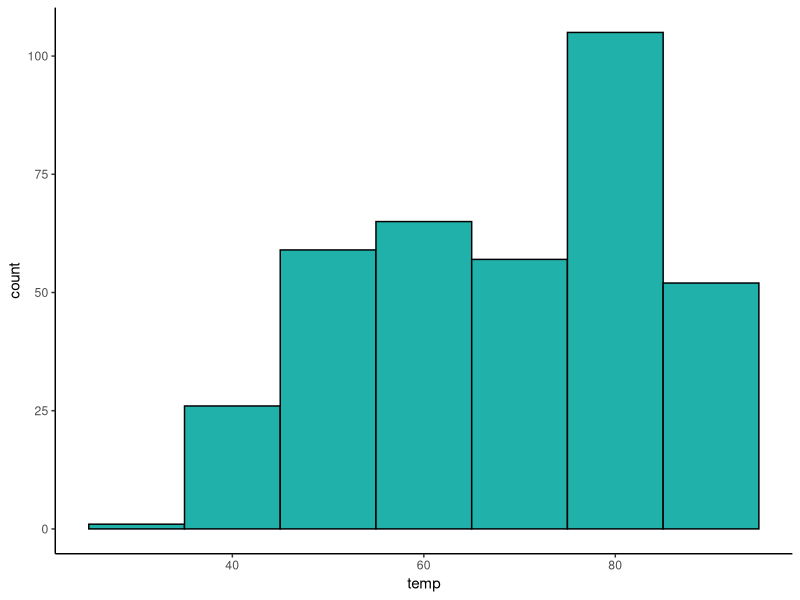
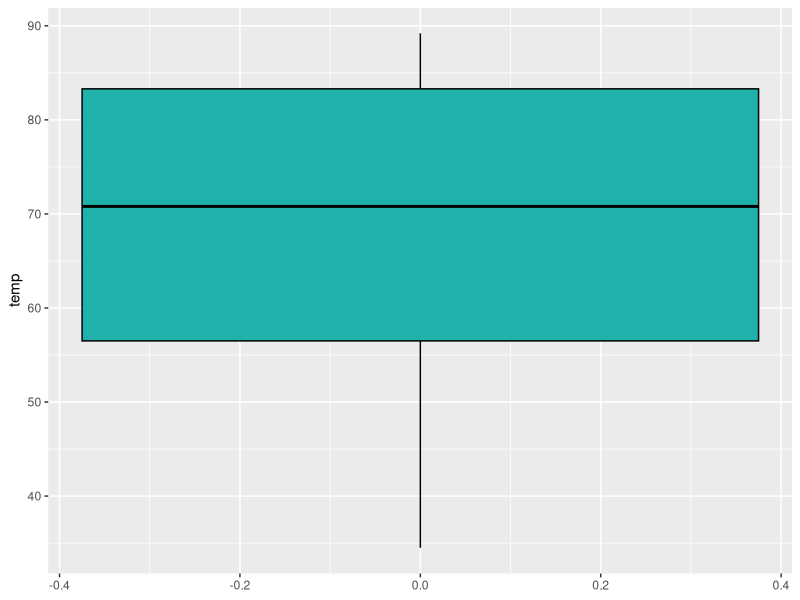
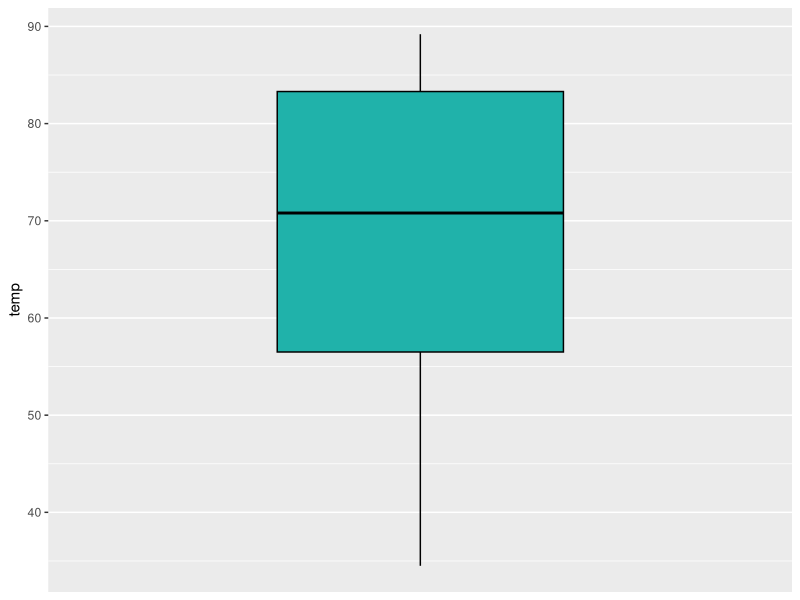

The R source for these figures, in order:
## ---- chunk 1
library(tidyverse)

atx <- read_csv("data/austin_weather.csv")

head(atx) # first 6 rows
## ---- chunk 2
ggplot(atx, aes(x= temp)) + 
  geom_histogram(color="black", fill="lightseagreen", binwidth = 10)+
  theme_classic()
## ---- chunk 3
length(atx$temp) # length this tells you the 'n'

sum(atx$temp) # sum

range(atx$temp) # range 

min(atx$temp) # minimum

max(atx$temp) # maximum

var(atx$temp) # variance 

## ---- chunk 4
mean(atx$temp) # mean

sum(atx$temp)/length(atx$temp) # mean

median(atx$temp) # median

#estimate mode function 
estimate_mode <- function(x) {
  d <- density(x)
  d$x[which.max(d$y)]
}  

estimate_mode(atx$temp) # using the function to get estimate mode
## ---- chunk 5
sd(atx$temp) #  sample standard deviation

#population standard deviation function 
 pop.sd <- function(s) { 
   sqrt(sum((s - mean(s))^2)/length(s)) 
 } 

pop.sd(atx$temp) # population standard deviation with the function 
## ---- chunk 6
length(atx$temp) # we need to know the N to calculate the SEM
sd(atx$temp) / sqrt(length(atx$temp)) #SEM by hand

sem <- function(x){sd(x) / sqrt(length(x))} # a function to get SEM

sem(atx$temp) #using the function

## ---- chunk 7
sem <- function(x){sd(x,na.rm=T) / sqrt(length(na.omit(x)))}
## ---- chunk 8
quantile(atx$temp, .25)  # this is the lower quartile

quantile(atx$temp, .75)  # this is the upper quartile

IQR(atx$temp)   # this is the inter-quartile range.

## ---- chunk 9
ggplot(atx, aes(y=temp)) + 
  geom_boxplot(color='black', fill='lightseagreen')
## ---- chunk 10
ggplot(atx, aes(y=temp)) + 
  geom_boxplot(color='black', fill='lightseagreen') + 
  scale_x_discrete(breaks = NULL)
## ---- chunk 11
vg <- read_csv("data/videogames.csv")

head(vg)
## ---- chunk 12
table(vg$genre)
## ---- chunk 13
vg %>% 
  group_by(genre) %>% 
  summarise(meanNA = mean(NA_sales))

## ---- chunk 14
vg %>% 
  group_by(genre) %>% 
  summarise(meanNA = mean(NA_sales, na.rm = T)) %>% 
  as.data.frame()
## ---- chunk 15
vg %>% 
  group_by(genre) %>% 
  summarise(meanNA = mean(NA_sales),
            sd_NA = sd(NA_sales),
            meanEU = mean(EU_sales),
            sd_EU = sd(EU_sales)) %>% 
  as.data.frame()
## ---- chunk 16
vg$year <- as.factor(vg$year) # just need to make year non-numeric first


vg %>%
  group_by(genre) %>%
  summarise_if(is.numeric, mean, na.rm = T) %>%
  as.data.frame()


 vg %>%
  group_by(genre) %>%
  summarise_if(is.numeric, sd, na.rm = TRUE) %>%
  as.data.frame()

